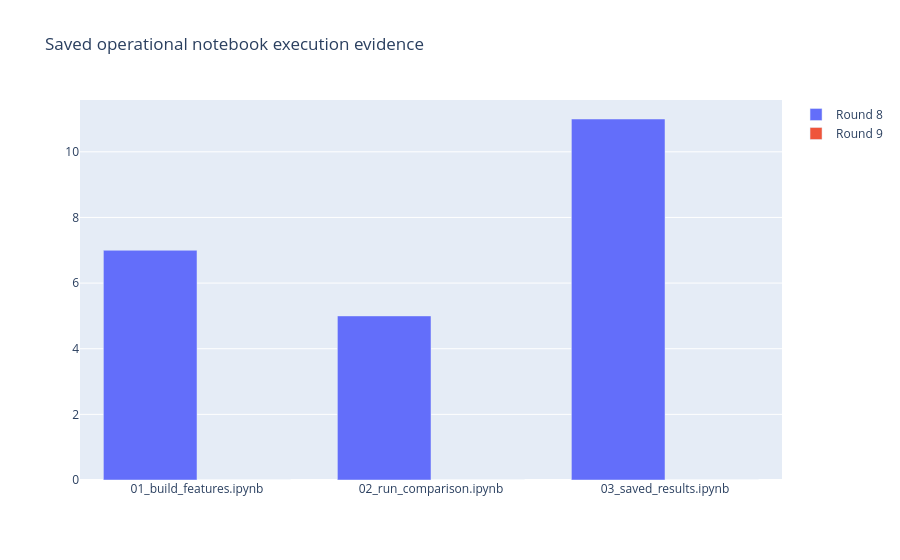

The notebook cell this image was saved under:
### Markdown cell above
## 8 · Notebook completion audit

### Code cell
ops=['01_build_features.ipynb','02_run_comparison.ipynb','03_saved_results.ipynb'];f=go.Figure()
for rr in ['8','9']:
 rows={x['name']:x for x in audit['archives'][rr]['notebooks']};f.add_trace(go.Bar(name='Round '+rr,x=ops,y=[rows[x]['executed_code_cells'] for x in ops]))
f.update_layout(title='Saved operational notebook execution evidence',barmode='group');emit(f)
print('ROUND08_REVIEW_COMPLETE; pending Round09 has no achieved score')

### Figure 1 — Plotly figure (JSON) as saved in the notebook; plotly's stock layout.template omitted (floating-point values rounded to 4 significant figures)
{"data": [{"name": "Round 8", "type": "bar", "x": ["01_build_features.ipynb", "02_run_comparison.ipynb", "03_saved_results.ipynb"], "y": [7, 5, 11]}, {"name": "Round 9", "type": "bar", "x": ["01_build_features.ipynb", "02_run_comparison.ipynb", "03_saved_results.ipynb"], "y": [0, 0, 0]}], "layout": {"barmode": "group", "title": {"text": "Saved operational notebook execution evidence"}}}
